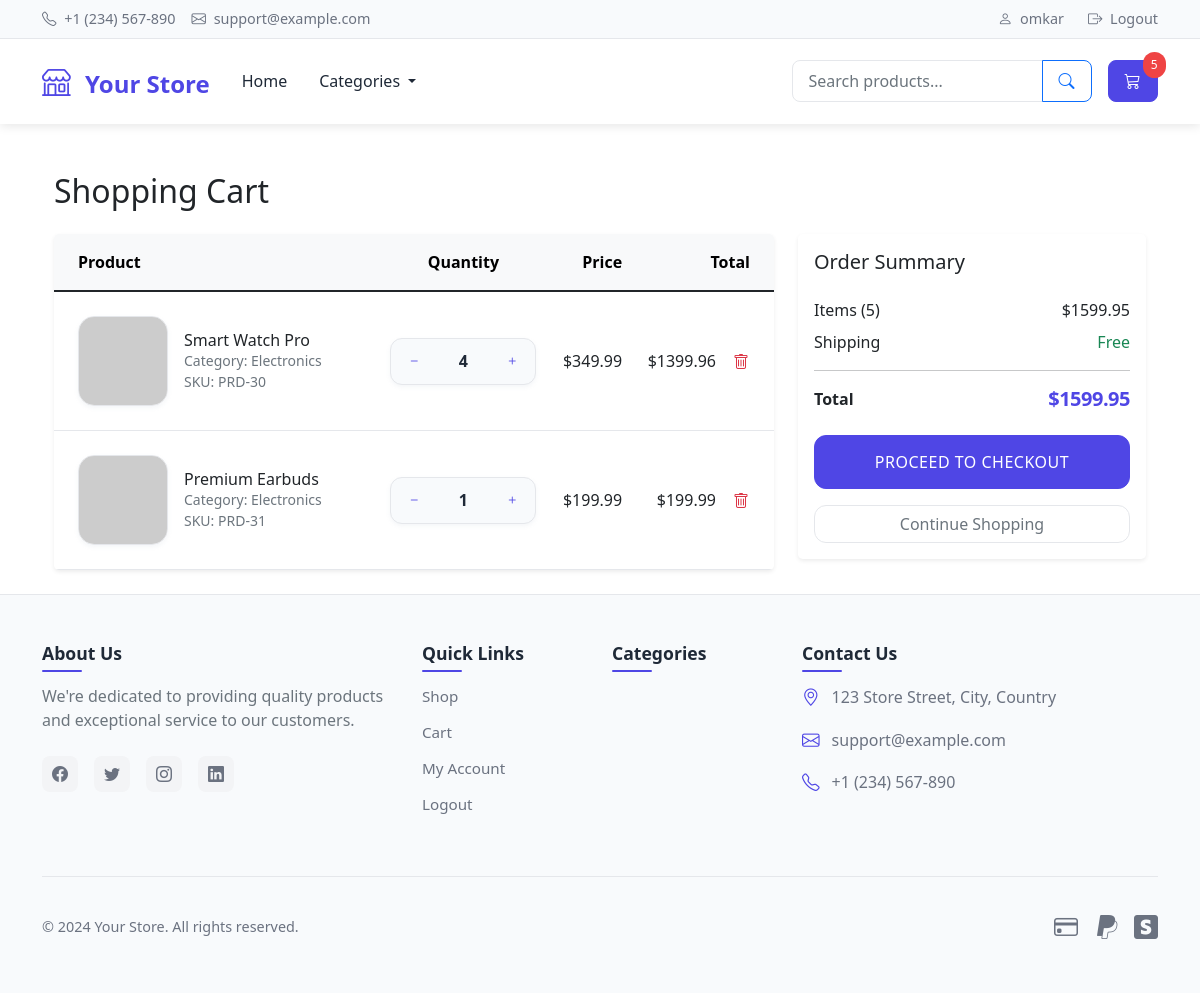
/cart/ (signed in), run on an earlier commit of the app's database.
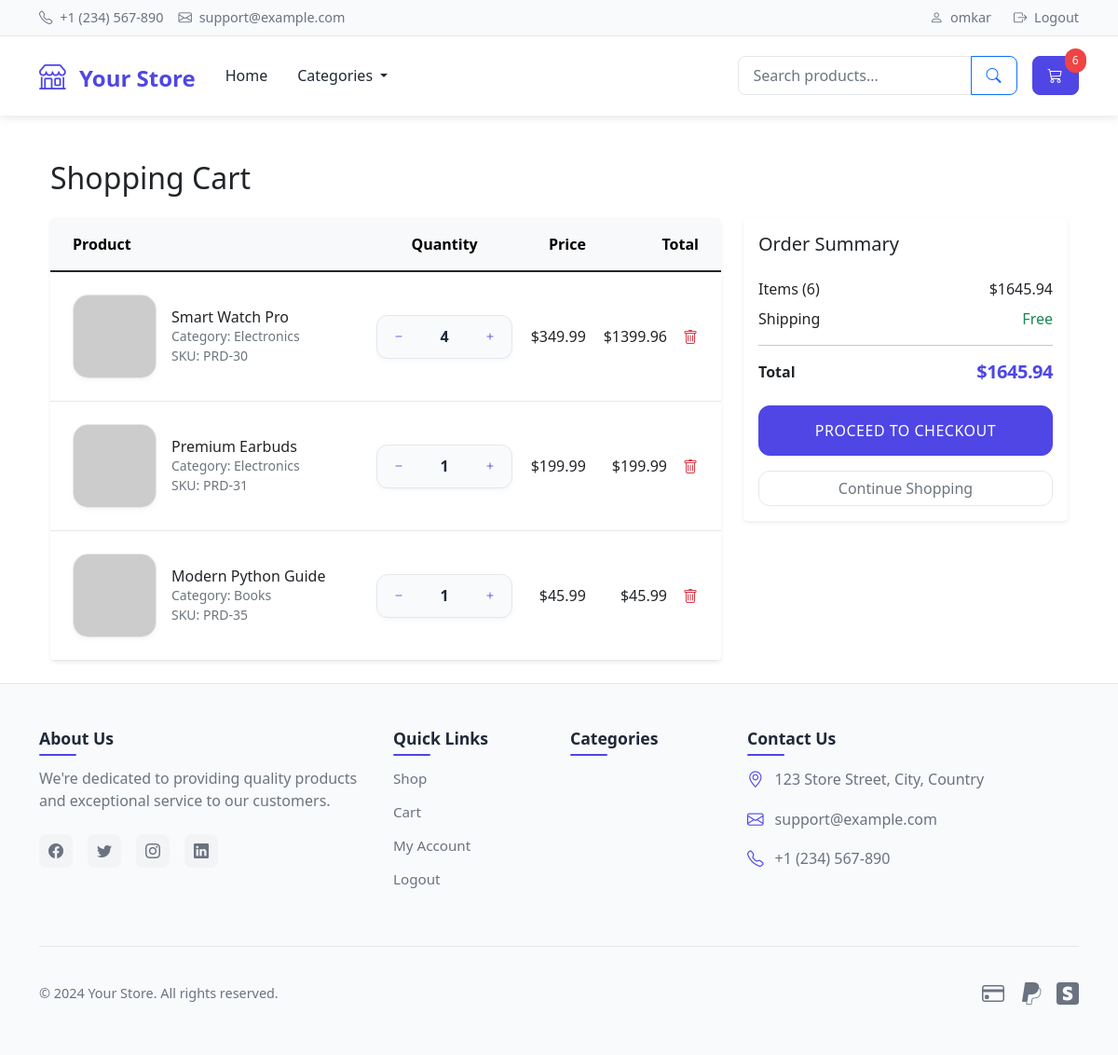
And on a later commit of the database.
### store/models.py (models this page shows, shortened)
class CartItem(models.Model):
    cart = models.ForeignKey(Cart, on_delete=models.CASCADE)
    product = models.ForeignKey(Product, on_delete=models.CASCADE)
    quantity = models.IntegerField(default=1)
    @property
    def total_price(self):
        return self.quantity * self.product.price

class Product(models.Model):
    name = models.CharField(max_length=200)
    description = models.TextField()
    price = models.DecimalField(max_digits=10, decimal_places=2)
    category = models.ForeignKey(Category, on_delete=models.CASCADE)
    image = models.ImageField(upload_to='products/', blank=True)
    image_url = models.URLField(blank=True)
    stock = models.IntegerField(default=0)
    available = models.BooleanField(default=True)
    created = models.DateTimeField(auto_now_add=True)
    updated = models.DateTimeField(auto_now=True)

class Category(models.Model):
    name = models.CharField(max_length=100)
    description = models.TextField(blank=True)
    class Meta:
        verbose_name_plural = 'Categories'

### store/views.py (the view)
# urls.py: path('cart/', views.cart, name='cart'),
@login_required
def cart(request):
    try:
        cart = Cart.objects.get(user=request.user)
        cart_items = CartItem.objects.filter(cart=cart)
        total = sum(item.total_price for item in cart_items)
        cart_count = sum(item.quantity for item in cart_items)
        remaining_amount = 50 - total if total < 50 else 0
    except Cart.DoesNotExist:
        cart_items = []
        total = 0
        cart_count = 0
        remaining_amount = 50
    return render(request, 'store/cart.html', {
        'cart_items': cart_items,
        'total': total,
        'cart_count': cart_count,
        'remaining_amount': remaining_amount
    })

### store/templates/store/cart.html (shortened to what this page needs)
{% extends 'store/base.html' %} {% block content %}
<div class="container py-4">
  <h2 class="mb-4">Shopping Cart</h2>
  {% if cart_items %}
  <div class="row">
    <div class="col-md-8">
      <div class="card shadow-sm rounded-3 border-0">
        <div class="card-body p-0">
          <div class="table-responsive">
            <table class="table table-hover align-middle mb-0">
              <thead>
                <tr class="table-light">
                  <th class="ps-4 py-3">Product</th>
                  <th class="text-center py-3">Quantity</th>
                  <th class="text-end py-3">Price</th>
                  <th class="text-end pe-4 py-3">Total</th>
                </tr>
              </thead>
              <tbody>
                {% for item in cart_items %}
                <tr>
                  <td class="ps-4">
                    <div class="d-flex align-items-center gap-3">
                      <div class="cart-item-image">
                        {% if item.product.image %}
                        <img
                          src="{{ item.product.image.url }}"
                          alt="{{ item.product.name }}"
                          class="rounded-3"
                        />
                        {% elif item.product.image_url %}
                        <img
                          src="{{ item.product.image_url }}"
                          alt="{{ item.product.name }}"
                          class="rounded-3"
                        />
                        {% endif %}
                      </div>
                      <div>
                        <h6 class="mb-0">{{ item.product.name }}</h6>
                        <small class="text-muted d-block">
                          Category: {{ item.product.category.name }}
                        </small>
                        <small class="text-muted d-block">
                          SKU: PRD-{{ item.product.id }}
                        </small>
                      </div>
                    </div>
                  </td>
                  <td class="text-center">
                    <form
                      method="post"
                      action="{% url 'update_cart' item.id %}"
                      class="d-inline quantity-form"
                    >
                      <div class="quantity-controls">
                        <button
                          type="submit"
                          name="action"
                          value="decrement"
                          class="btn btn-outline-secondary btn-sm"
                        >
                          <i class="bi bi-dash"></i>
                        </button>
                        <span class="quantity">{{ item.quantity }}</span>
                        <button
                          type="submit"
                          name="action"
                          value="increment"
                          class="btn btn-outline-secondary btn-sm"
                        >
                          <i class="bi bi-plus"></i>
                        </button>
                      </div>
                    </form>
                  </td>
                  <td class="text-end">${{ item.product.price }}</td>
                  <td class="text-end pe-4">
                    <div class="d-flex justify-content-end align-items-center">
                      <span class="me-3">${{ item.total_price }}</span>
                      <form
                        method="post"
                        action="{% url 'update_cart' item.id %}"
                        class="d-inline"
                      >
                        <button
                          type="submit"
                          name="action"
                          value="remove"
                          class="btn btn-link text-danger p-0"
                          title="Remove item"
                        >
                          <i class="bi bi-trash"></i>
                        </button>
                      </form>
                    </div>
                  </td>
                </tr>
                {% endfor %}
              </tbody>
            </table>
          </div>
        </div>
      </div>
    </div>
    <div class="col-md-4">
      <div class="card shadow-sm rounded-3 border-0">
        <div class="card-body">
          <h5 class="card-title mb-4">Order Summary</h5>
          <div class="d-flex justify-content-between mb-2">
            <span>Items ({{ cart_count }})</span>
            <span>${{ total }}</span>
          </div>
          <div class="d-flex justify-content-between mb-2">
            <span>Shipping</span>
            <span class="text-success">Free</span>
          </div>
          <hr />
          <div class="d-flex justify-content-between mb-4">
            <strong>Total</strong>
            <strong class="text-primary h5 mb-0">${{ total }}</strong>
          </div>
          <a href="{% url 'checkout' %}" class="btn btn-primary w-100 mb-3">
            Proceed to Checkout
          </a>
          <a href="{% url 'shop' %}" class="btn btn-outline-secondary w-100">
            Continue Shopping
          </a>
        </div>
      </div>
    </div>
  </div>
  {% endif %}
</div>
{% endblock %}

### store/templates/store/base.html (shortened to what this page needs)
<!DOCTYPE html>
<html>
  <head>
    <link
      href="https://cdn.jsdelivr.net/npm/bootstrap@5.1.3/dist/css/bootstrap.min.css"
      rel="stylesheet"
    />
    <link
      rel="stylesheet"
      href="https://cdn.jsdelivr.net/npm/bootstrap-icons@1.8.1/font/bootstrap-icons.css"
    />
  </head>
  <body>
    <header class="header">
      <div class="top-bar py-2">
        <div class="container">
          <div class="row align-items-center">
            <div class="col-md-6">
              <div class="top-contact d-flex gap-3">
                <span
                  ><i class="bi bi-telephone me-1"></i> +1 (234) 567-890</span
                >
                <span
                  ><i class="bi bi-envelope me-1"></i> support@example.com</span
                >
              </div>
            </div>
            <div class="col-md-6">
              <div class="top-links">
                {% if user.is_authenticated %}
                <a href="#"
                  ><i class="bi bi-person me-1"></i> {{ user.username }}</a
                >
                <a href="{% url 'logout' %}"
                  ><i class="bi bi-box-arrow-right me-1"></i> Logout</a
                >
                {% endif %}
              </div>
            </div>
          </div>
        </div>
      </div>
      <nav class="navbar navbar-expand-lg">
        <div class="container">
          <a class="navbar-brand" href="{% url 'shop' %}">
            <i class="bi bi-shop me-2"></i>
            Your Store
          </a>
          <div class="collapse navbar-collapse" id="navbarMain">
            <ul class="navbar-nav me-auto">
              <li class="nav-item">
                <a
                  class="nav-link {% if request.path == '/' %}active{% endif %}"
                  href="{% url 'shop' %}"
                >
                  Home
                </a>
              </li>
              <li class="nav-item dropdown">
                <a
                  class="nav-link dropdown-toggle"
                  href="#"
                  role="button"
                  data-bs-toggle="dropdown"
                >
                  Categories
                </a>
              </li>
            </ul>
            <form class="d-flex me-3" action="{% url 'shop' %}" method="get">
              <div class="input-group">
                <input
                  type="text"
                  name="search"
                  class="form-control"
                  placeholder="Search products..."
                  value="{{ search_query|default:'' }}"
                />
                <button class="btn btn-outline-primary" type="submit">
                  <i class="bi bi-search"></i>
                </button>
              </div>
            </form>
            <div class="nav-cart">
              <a href="{% url 'cart' %}" class="btn btn-primary">
                <i class="bi bi-cart3"></i>
                <span class="cart-count">{{ cart_count|default:'0' }}</span>
              </a>
            </div>
          </div>
        </div>
      </nav>
    </header>
    <div class="container mt-4">{% block content %} {% endblock %}</div>
    <footer class="footer mt-auto py-5">
      <div class="container">
        <div class="row g-4">
          <div class="col-lg-4 col-md-6">
            <h5 class="footer-title">About Us</h5>
            <p class="text-muted mb-4">
              We're dedicated to providing quality products and exceptional
              service to our customers.
            </p>
            <div class="social-links">
              <a href="#" class="social-link">
                <i class="bi bi-facebook"></i>
              </a>
              <a href="#" class="social-link">
                <i class="bi bi-twitter"></i>
              </a>
              <a href="#" class="social-link">
                <i class="bi bi-instagram"></i>
              </a>
              <a href="#" class="social-link">
                <i class="bi bi-linkedin"></i>
              </a>
            </div>
          </div>
          <div class="col-lg-2 col-md-6">
            <h5 class="footer-title">Quick Links</h5>
            <ul class="footer-links">
              <li><a href="{% url 'shop' %}">Shop</a></li>
              <li><a href="{% url 'cart' %}">Cart</a></li>
              {% if user.is_authenticated %}
              <li><a href="#">My Account</a></li>
              <li><a href="{% url 'logout' %}">Logout</a></li>
              {% else %}
              <li><a href="{% url 'login' %}">Login</a></li>
              <li><a href="{% url 'register' %}">Register</a></li>
              {% endif %}
            </ul>
          </div>
          <div class="col-lg-2 col-md-6">
            <h5 class="footer-title">Categories</h5>
          </div>
          <div class="col-lg-4 col-md-6">
            <h5 class="footer-title">Contact Us</h5>
            <ul class="footer-contact">
              <li>
                <i class="bi bi-geo-alt"></i>
                <span>123 Store Street, City, Country</span>
              </li>
              <li>
                <i class="bi bi-envelope"></i>
                <a href="mailto:support@example.com">support@example.com</a>
              </li>
              <li>
                <i class="bi bi-telephone"></i>
                <a href="tel:+1234567890">+1 (234) 567-890</a>
              </li>
            </ul>
          </div>
        </div>
        <div class="footer-bottom">
          <div class="row align-items-center">
            <div class="col-md-6">
              <p class="mb-md-0">
                © {% now "Y" %} Your Store. All rights reserved.
              </p>
            </div>
            <div class="col-md-6">
              <div class="payment-methods">
                <i class="bi bi-credit-card"></i>
                <i class="bi bi-paypal"></i>
                <i class="bi bi-stripe"></i>
              </div>
            </div>
          </div>
        </div>
      </div>
    </footer>
  </body>
</html>

What changed in the data, as far as the page shows it:
added CartItem: product.name "Modern Python Guide", product.category.name "Books", product.id "35", quantity "1", product.price "45.99", total_price "45.99"
Also different on the page:
{{ cart_count|default:'0' }}: "5" → "6"
{{ cart_count }}: "5" → "6"
{{ total }}: "1599.95" → "1645.94"
